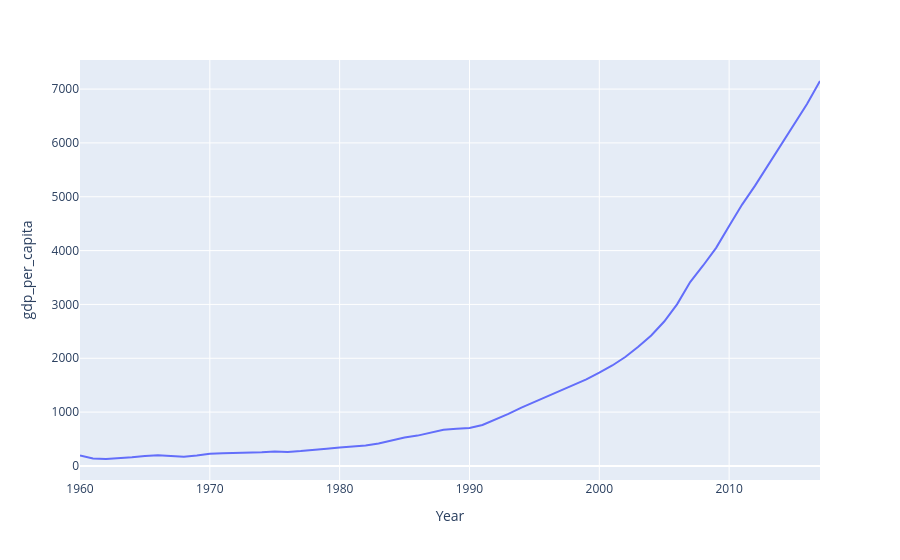

Here is the notebook cell this chart was saved with:
### Code cell
px.line(gdp_and_pop.query('Entity == "China"'), x="Year", y = "gdp_per_capita")

### Figure 1 — Plotly figure (JSON) as saved in the notebook; plotly's stock layout.template omitted (floating-point values rounded to 4 significant figures)
{"data": [{"hovertemplate": "Year=%{x}<br>gdp_per_capita=%{y}<extra></extra>", "legendgroup": "", "line": {"color": "#636efa", "dash": "solid"}, "marker": {"symbol": "circle"}, "mode": "lines", "name": "", "orientation": "v", "showlegend": false, "type": "scatter", "x": [1960, 1961, 1962, 1963, 1964, 1965, 1966, 1967, 1968, 1969, 1970, 1971, 1972, 1973, 1974, 1975, 1976, 1977, 1978, 1979, 1980, 1981, 1982, 1983, 1984, 1985, 1986, 1987, 1988, 1989, 1990, 1991, 1992, 1993, 1994, 1995, 1996, 1997, 1998, 1999, 2000, 2001, 2002, 2003, 2004, 2005, 2006, 2007, 2008, 2009, 2010, 2011, 2012, 2013, 2014, 2015, 2016, 2017], "xaxis": "x", "y": [193.7, 138.7, 128.8, 139.6, 161.7, 184.9, 199.6, 183.1, 170.8, 194.3, 225.8, 235.7, 238.8, 251.6, 252.0, 268.7, 259.9, 275.1, 302.7, 321.1, 341.3, 354.1, 380.5, 415.8, 471.7, 526.4, 563.3, 617.2, 673.5, 689.2, 704.9, 760.1, 858.2, 967.5, 1084.0, 1192.0, 1299.0, 1407.0, 1506.0, 1609.0, 1733.0, 1866.0, 2023.0, 2213.0, 2422.0, 2683.0, 3006.0, 3415.0, 3724.0, 4051.0, 4457.0, 4855.0, 5207.0, 5580.0, 5955.0, 6332.0, 6722.0, 7150.0], "yaxis": "y"}], "layout": {"legend": {"tracegroupgap": 0}, "margin": {"t": 60}, "xaxis": {"anchor": "y", "domain": [0, 1], "title": {"text": "Year"}}, "yaxis": {"anchor": "x", "domain": [0, 1], "title": {"text": "gdp_per_capita"}}}}
